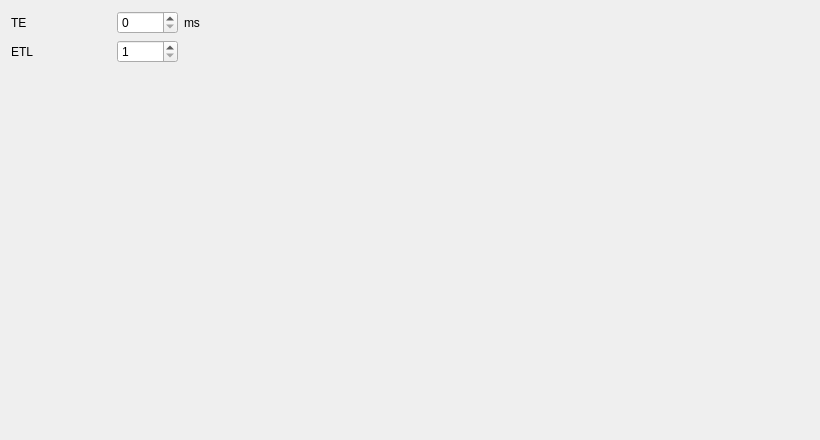
<?xml version="1.0" encoding="UTF-8"?>
<ui version="4.0">
 <class>Form</class>
 <widget class="QWidget" name="Form">
  <property name="geometry">
   <rect>
    <x>0</x>
    <y>0</y>
    <width>820</width>
    <height>440</height>
   </rect>
  </property>
  <property name="windowTitle">
   <string>Form</string>
  </property>
  <layout class="QHBoxLayout" name="horizontalLayout">
   <item>
    <layout class="QGridLayout" name="gridLayout">
     <item row="0" column="0">
      <widget class="QLabel" name="label">
       <property name="minimumSize">
        <size>
         <width>100</width>
         <height>0</height>
        </size>
       </property>
       <property name="text">
        <string>TE</string>
       </property>
      </widget>
     </item>
     <item row="0" column="2">
      <widget class="QLabel" name="label_3">
       <property name="text">
        <string>ms</string>
       </property>
      </widget>
     </item>
     <item row="1" column="1">
      <widget class="QSpinBox" name="ETLSpinBox">
       <property name="minimum">
        <number>1</number>
       </property>
       <property name="maximum">
        <number>256</number>
       </property>
      </widget>
     </item>
     <item row="2" column="0">
      <spacer name="verticalSpacer">
       <property name="orientation">
        <enum>Qt::Vertical</enum>
       </property>
       <property name="sizeHint" stdset="0">
        <size>
         <width>20</width>
         <height>40</height>
        </size>
       </property>
      </spacer>
     </item>
     <item row="1" column="0">
      <widget class="QLabel" name="label_2">
       <property name="text">
        <string>ETL</string>
       </property>
      </widget>
     </item>
     <item row="0" column="1">
      <widget class="QSpinBox" name="TESpinBox">
       <property name="maximum">
        <number>10000</number>
       </property>
      </widget>
     </item>
    </layout>
   </item>
   <item>
    <spacer name="horizontalSpacer">
     <property name="orientation">
      <enum>Qt::Horizontal</enum>
     </property>
     <property name="sizeHint" stdset="0">
      <size>
       <width>338</width>
       <height>20</height>
      </size>
     </property>
    </spacer>
   </item>
  </layout>
 </widget>
 <resources/>
 <connections/>
</ui>
